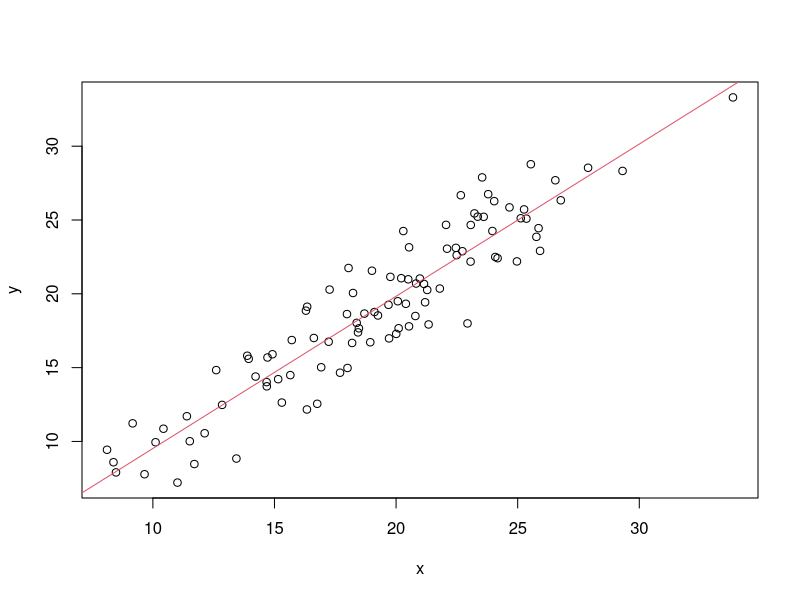

This chart was generated by the following R code:
x <- rnorm(100, mean = 20, sd = 5)
y <- x + rnorm(100, mean = 0, sd = 2)
fit <- lm(y ~ x)
summary(fit)
plot(x, y)
abline(fit, col = 2)
